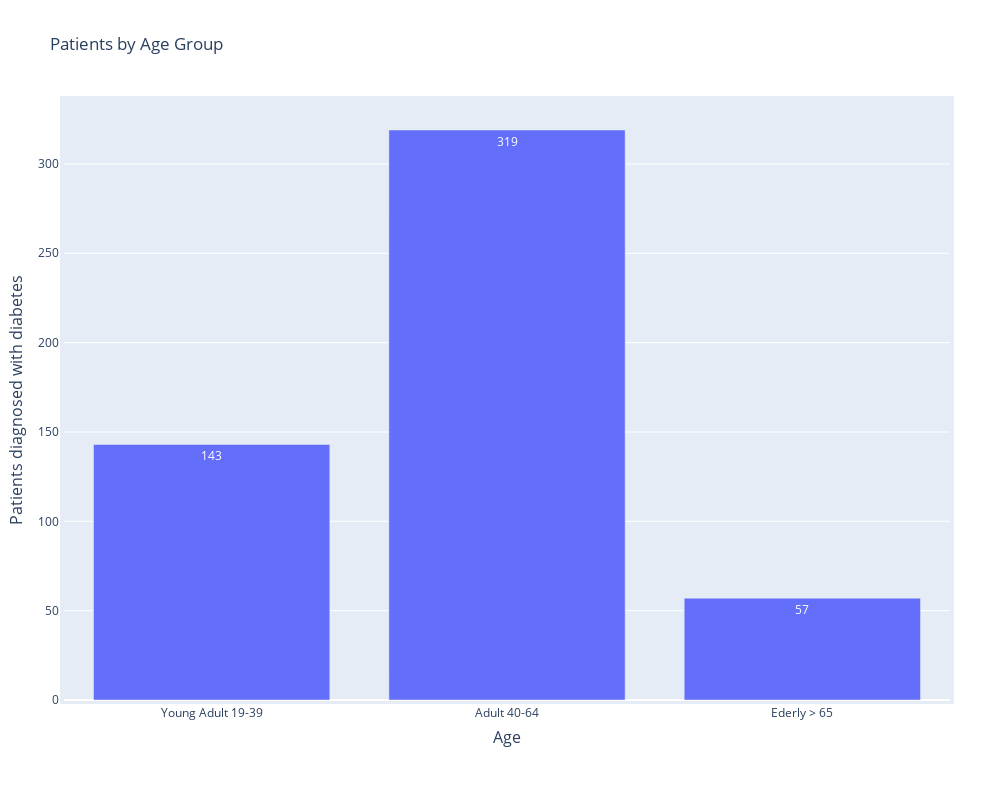

The cell this chart's notebook holds for it:
### Markdown cell above
This chart represents a normal gaussian distribution, with few outliers and centered at age 50, with highest frequency between 30 and 70 years old

### Code cell
# Plot chart
fig = px.bar(age_group_df, x='Age Group', y='persons', text='persons', width=1000,height=600,title="Patients by Age Group")
fig.update_traces(textposition='inside')
fig.update_layout(
    uniformtext_minsize=12, 
    uniformtext_mode='hide',
    autosize=False,
    width=1000,
    height=800,
    margin=dict(
        l=50,
        r=50,
        b=100,
        t=100,
        pad=4,
    ),
     yaxis=dict(
        title_text='Patients diagnosed with diabetes',
        titlefont=dict(size=16)
    ),
    xaxis=dict(
        title_text="Age",
        titlefont=dict(size=16)
    ),
    paper_bgcolor="white"
)
fig.show()

### Figure 1 — Plotly figure (JSON) as saved in the notebook; plotly's stock layout.template omitted (floating-point values rounded to 4 significant figures)
{"data": [{"alignmentgroup": "True", "hovertemplate": "Age Group=%{x}<br>persons=%{text}<extra></extra>", "legendgroup": "", "marker": {"color": "#636efa", "pattern": {"shape": ""}}, "name": "", "offsetgroup": "", "orientation": "v", "showlegend": false, "text": ["143", "319", "57"], "textposition": "inside", "type": "bar", "x": ["Young Adult 19-39", "Adult 40-64", "Ederly > 65"], "xaxis": "x", "y": [143, 319, 57], "yaxis": "y"}], "layout": {"autosize": false, "barmode": "relative", "height": 800, "legend": {"tracegroupgap": 0}, "margin": {"b": 100, "l": 50, "pad": 4, "r": 50, "t": 100}, "paper_bgcolor": "white", "title": {"text": "Patients by Age Group"}, "uniformtext": {"minsize": 12, "mode": "hide"}, "width": 1000, "xaxis": {"anchor": "y", "domain": [0, 1], "title": {"font": {"size": 16}, "text": "Age"}}, "yaxis": {"anchor": "x", "domain": [0, 1], "title": {"font": {"size": 16}, "text": "Patients diagnosed with diabetes"}}}}
